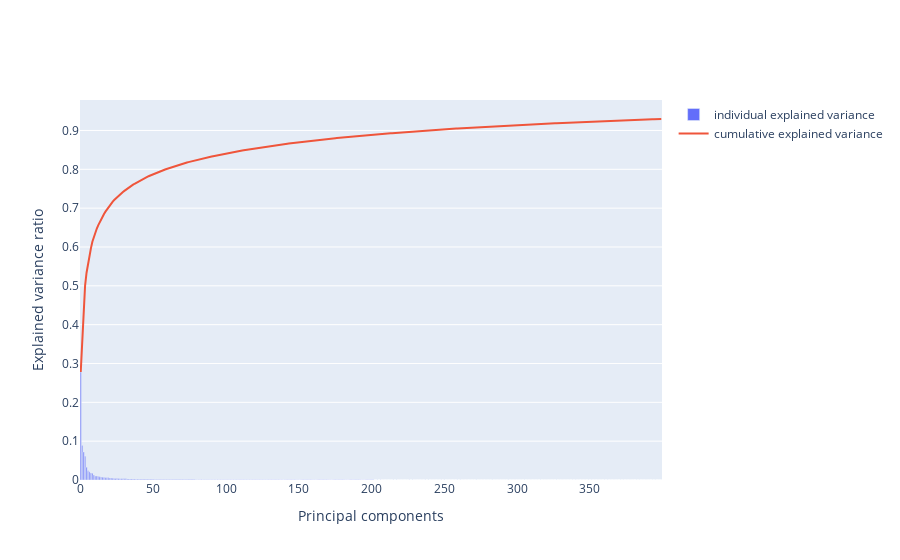

Notebook cell for this chart:
### Code cell
# visualize variance
plot_explained_variance(pca) # These basically are the same

# analyze how many dimensions are required

### Figure 1 — Plotly figure (JSON) as saved in the notebook; plotly's stock layout.template omitted (floating-point values rounded to 4 significant figures; data arrays with more than 128 entries replaced by an {"elided": "..."} marker saying what was removed)
{"data": [{"name": "individual explained variance", "type": "bar", "y": {"elided": "400 float values"}}, {"name": "cumulative explained variance", "type": "scatter", "y": {"elided": "400 float values"}}], "layout": {"xaxis": {"title": {"text": "Principal components"}}, "yaxis": {"title": {"text": "Explained variance ratio"}}}}
